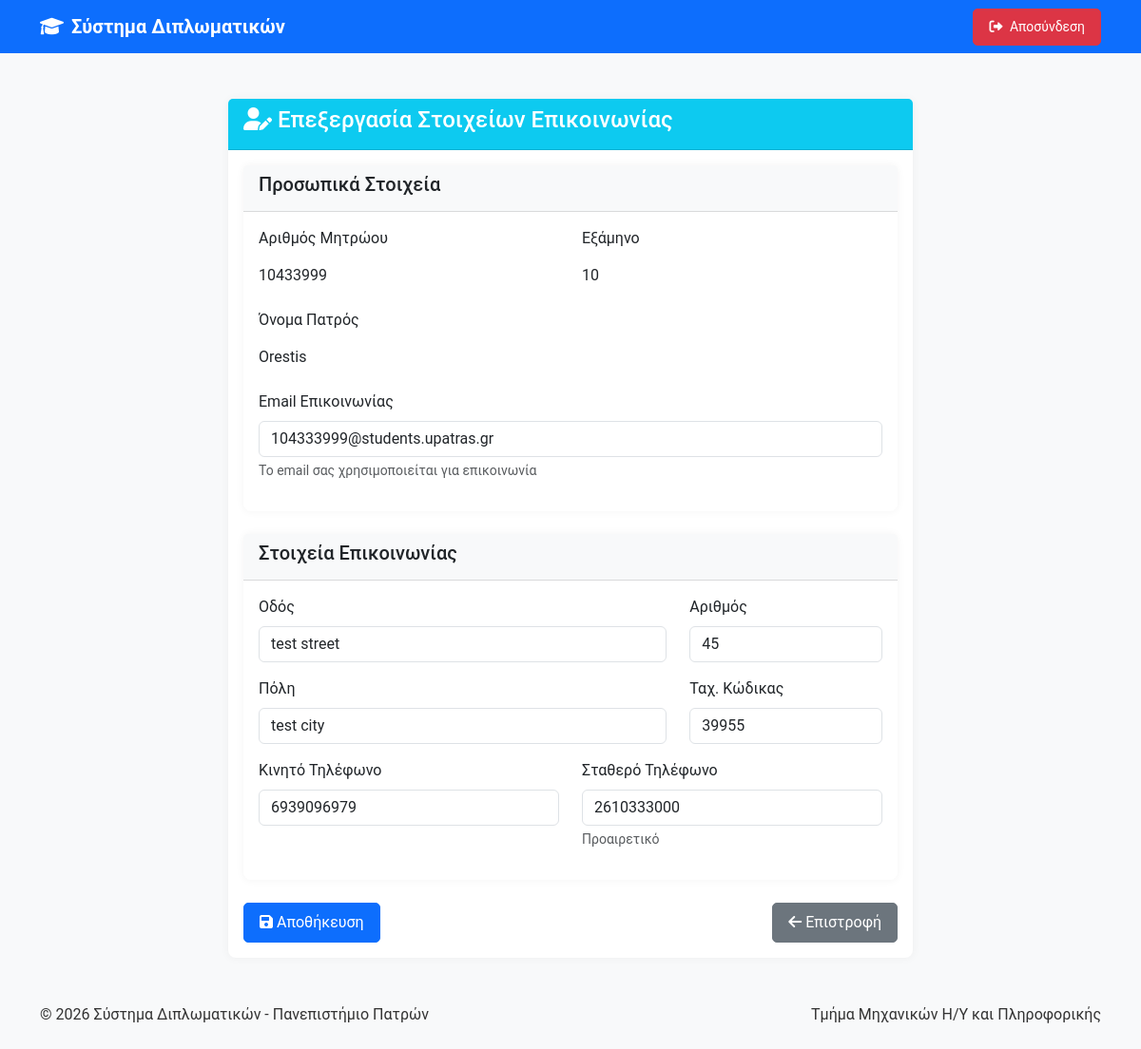
The app's page /pages/student/edit_profile.php (signed in) with its own data.
### tables this page shows
CREATE TABLE `students` (
  `id` int(11) NOT NULL,
  `user_id` int(11) NOT NULL,
  `registration_number` varchar(20) NOT NULL,
  `father_name` varchar(100) DEFAULT NULL,
  `semester` int(11) DEFAULT NULL,
  `address` text DEFAULT NULL,
  `street` varchar(100) DEFAULT NULL,
  `street_number` varchar(20) DEFAULT NULL,
  `city` varchar(100) DEFAULT NULL,
  `postcode` varchar(20) DEFAULT NULL,
  `mobile_phone` varchar(20) DEFAULT NULL,
  `home_phone` varchar(20) DEFAULT NULL
);

CREATE TABLE `users` (
  `id` int(11) NOT NULL,
  `username` varchar(50) NOT NULL,
  `password` varchar(255) NOT NULL,
  `email` varchar(100) NOT NULL,
  `role` enum('student','professor','secretary') NOT NULL,
  `first_name` varchar(100) NOT NULL,
  `last_name` varchar(100) NOT NULL,
  `created_at` timestamp NOT NULL DEFAULT current_timestamp(),
  `last_login` timestamp NULL DEFAULT NULL,
  `is_active` tinyint(1) DEFAULT 1
);

### includes/classes/User.php (called while the page is built, shortened)
<?php
class User {
    public static function isLoggedIn() {
        return isset($_SESSION['user_id']);
    }
    public static function getCurrentUserId() {
        return self::isLoggedIn() ? $_SESSION['user_id'] : null;
    }
}
?>

### pages/student/edit_profile.php (the view, shortened to what this page needs)
<?php
$user_id = User::getCurrentUserId();
$db = new Database();
$pdo = $db->getConnection();
$stmt = $pdo->prepare("
    SELECT
        u.email,
        s.registration_number,
        s.father_name,
        s.semester,
        s.street,
        s.street_number,
        s.city,
        s.postcode,
        s.mobile_phone,
        s.home_phone
    FROM
        users u
    LEFT JOIN
        students s ON u.id = s.user_id
    WHERE
        u.id = ?
");
$stmt->bindParam(1, $user_id, PDO::PARAM_INT);
$stmt->execute();
$profile = $stmt->fetch(PDO::FETCH_ASSOC);
include '../../templates/header.php';
?>
<div class="container mt-4">
    <div class="row">
        <div class="col-md-8 offset-md-2">
            <div class="card">
                <div class="card-header bg-info text-white">
                    <h4><i class="fas fa-user-edit"></i> Επεξεργασία Στοιχείων Επικοινωνίας</h4>
                </div>
                <div class="card-body">
                    <form id="edit-profile-form">
                        <div class="card mb-4">
                            <div class="card-header bg-light">
                                <h5>Προσωπικά Στοιχεία</h5>
                            </div>
                            <div class="card-body">
                                <div class="row mb-3">
                                    <div class="col-md-6">
                                        <label class="form-label">Αριθμός Μητρώου</label>
                                        <p class="form-control-plaintext"><?php echo htmlspecialchars($profile['registration_number']); ?></p>
                                    </div>
                                    <div class="col-md-6">
                                        <label class="form-label">Εξάμηνο</label>
                                        <p class="form-control-plaintext"><?php echo htmlspecialchars($profile['semester']); ?></p>
                                    </div>
                                </div>
                                <div class="mb-3">
                                    <label class="form-label">Όνομα Πατρός</label>
                                    <p class="form-control-plaintext"><?php echo htmlspecialchars($profile['father_name']); ?></p>
                                </div>
                                <div class="mb-3">
                                    <label for="email" class="form-label">Email Επικοινωνίας</label>
                                    <input type="email" class="form-control" id="email" name="email" value="<?php echo htmlspecialchars($profile['email']); ?>" required>
                                    <div class="form-text">Το email σας χρησιμοποιείται για επικοινωνία</div>
                                </div>
                            </div>
                        </div>
                        <div class="card mb-4">
                            <div class="card-header bg-light">
                                <h5>Στοιχεία Επικοινωνίας</h5>
                            </div>
                            <div class="card-body">
                                <div class="row mb-3">
                                    <div class="col-md-8">
                                        <label for="street" class="form-label">Οδός</label>
                                        <input type="text" class="form-control" id="street" name="street" value="<?php echo htmlspecialchars($profile['street']); ?>" required>
                                    </div>
                                    <div class="col-md-4">
                                        <label for="street_number" class="form-label">Αριθμός</label>
                                        <input type="text" class="form-control" id="street_number" name="street_number" value="<?php echo htmlspecialchars($profile['street_number']); ?>" required>
                                    </div>
                                </div>
                                <div class="row mb-3">
                                    <div class="col-md-8">
                                        <label for="city" class="form-label">Πόλη</label>
                                        <input type="text" class="form-control" id="city" name="city" value="<?php echo htmlspecialchars($profile['city']); ?>" required>
                                    </div>
                                    <div class="col-md-4">
                                        <label for="postcode" class="form-label">Ταχ. Κώδικας</label>
                                        <input type="text" class="form-control" id="postcode" name="postcode" value="<?php echo htmlspecialchars($profile['postcode']); ?>" required>
                                    </div>
                                </div>
                                <div class="row mb-3">
                                    <div class="col-md-6">
                                        <label for="mobile_phone" class="form-label">Κινητό Τηλέφωνο</label>
                                        <input type="tel" class="form-control" id="mobile_phone" name="mobile_phone" value="<?php echo htmlspecialchars($profile['mobile_phone']); ?>" required>
                                    </div>
                                    <div class="col-md-6">
                                        <label for="home_phone" class="form-label">Σταθερό Τηλέφωνο</label>
                                        <input type="tel" class="form-control" id="home_phone" name="home_phone" value="<?php echo htmlspecialchars($profile['home_phone']); ?>">
                                        <div class="form-text">Προαιρετικό</div>
                                    </div>
                                </div>
                            </div>
                        </div>
                        <div class="d-flex justify-content-between">
                            <button type="submit" class="btn btn-primary"><i class="fas fa-save"></i> Αποθήκευση</button>
                            <a href="dashboard.php" class="btn btn-secondary"><i class="fas fa-arrow-left"></i> Επιστροφή</a>
                        </div>
                    </form>
                </div>
            </div>
        </div>
    </div>
</div>
<?php
include '../../templates/footer.php';
?>

### assets/css/style.css (style rules this page uses)
body { font-family: 'Roboto', 'Helvetica Neue', Arial, sans-serif; background-color: #f8f9fa; color: #333; }
.card { box-shadow: 0 0 10px rgba(0, 0, 0, 0.05); border: none; border-radius: 8px; transition: transform 0.3s ease, box-shadow 0.3s ease; }
.card-header { background-color: #f8f9fa; border-bottom: 1px solid rgba(0, 0, 0, 0.125); font-weight: 600; }
.btn { border-radius: 5px; padding: 0.5rem 1rem; }

### records on screen
students: registration_number "10433999", semester "10", father_name "Orestis", email "104333999@students.upatras.gr", street "test street", street_number "45", city "test city", postcode "39955", mobile_phone "6939096979", home_phone "2610333000"

### other values on screen
SITE_NAME "Σύστημα Διπλωματικών"
